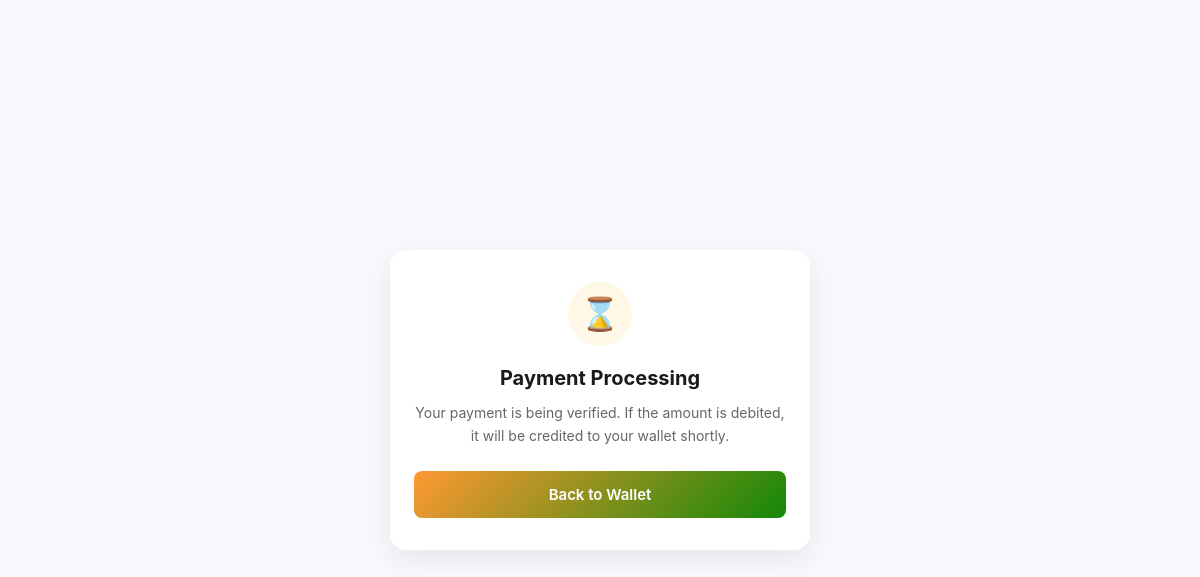
The app's page /code/pay/qwackpay_return.php?merchant_order_id=WPSIM202611191314438567, older data.
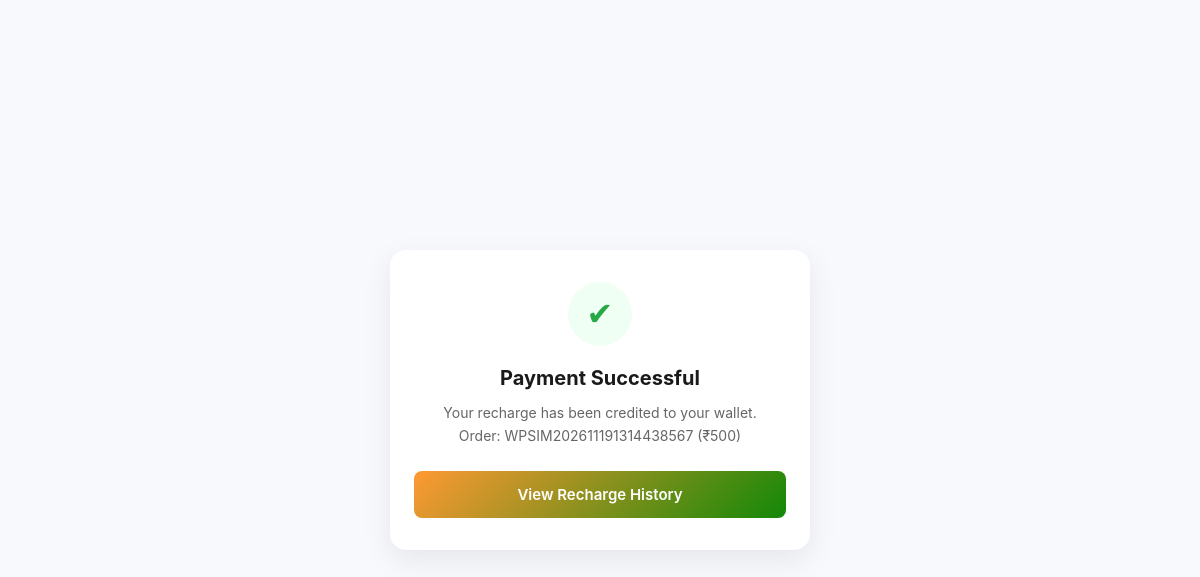
The same page, newer data.
### tables this page shows
CREATE TABLE `deposits` (
  `shonu` int NOT NULL AUTO_INCREMENT,
  `balakedara` int NOT NULL DEFAULT '0',
  `motta` varchar(200) NOT NULL DEFAULT '0',
  `dharavahi` varchar(200) NOT NULL DEFAULT '',
  `mula` varchar(200) NOT NULL,
  `payid` int NOT NULL DEFAULT '0',
  `ullekha` varchar(200) NOT NULL,
  `duravani` varchar(200) NOT NULL,
  `ekikrtapavati` varchar(200) NOT NULL,
  `dinankavannuracisi` varchar(200) NOT NULL,
  `madari` int NOT NULL DEFAULT '0',
  `pavatiaidi` int NOT NULL DEFAULT '0',
  `pay_acct_id` int NOT NULL DEFAULT '0',
  `pay_type_code` varchar(20) NOT NULL DEFAULT '',
  `sthiti` int NOT NULL DEFAULT '0',
  PRIMARY KEY (`shonu`)
);

### code/pay/qwackpay_return.php (the view, shortened to what this page needs)
<?php
$orderNo = trim($_GET['order_id'] ?? ($_GET['merchant_order_id'] ?? ''));
$deposit = null;
if ($orderNo !== '') {
    $stmt = mysqli_prepare($conn, "SELECT dharavahi, motta, sthiti FROM `deposits` WHERE `dharavahi` = ? LIMIT 1");
    mysqli_stmt_bind_param($stmt, 's', $orderNo);
    mysqli_stmt_execute($stmt);
    $res = mysqli_stmt_get_result($stmt);
    if ($res && mysqli_num_rows($res)) $deposit = mysqli_fetch_assoc($res);
}
$paid = false;
if ($deposit) {
    if (intval($deposit['sthiti']) === 1) {
        $paid = true;
    }
}
?>
<!DOCTYPE html>
<html lang="en">
<head>
</head>
<body>
    <div class="card">
        <?php if ($paid): ?>
            <div class="icon ok">&#10004;</div>
            <h2>Payment Successful</h2>
            <p>Your recharge has been credited to your wallet.<br>Order: <?php echo htmlspecialchars($deposit['dharavahi']); ?> (&#8377;<?php echo htmlspecialchars($deposit['motta']); ?>)</p>
            <a href="/#/wallet/RechargeHistory" class="btn">View Recharge History</a>
        <?php else: ?>
            <div class="icon pnd">&#8987;</div>
            <h2>Payment Processing</h2>
            <p>Your payment is being verified. If the amount is debited, it will be credited to your wallet shortly.<br><?php echo $deposit ? ('Order: ' . htmlspecialchars($deposit['dharavahi'])) : ''; ?></p>
            <a href="/#/wallet/RechargeHistory" class="btn">Back to Wallet</a>
        <?php endif; ?>
    </div>
</body>
</html>

### code/pay/qwackpay_return.php (style rules this page uses)
* { box-sizing: border-box; margin: 0; padding: 0; }
body { font-family: -apple-system, BlinkMacSystemFont, "Segoe UI", Roboto, sans-serif; background: #f7f9fc; color: #333; display: flex; align-items: center; justify-content: center; min-height: 100vh; padding: 20px; }
.card { background: #fff; border-radius: 16px; box-shadow: 0 10px 30px rgba(0,0,0,0.08); max-width: 420px; width: 100%; padding: 32px 24px; text-align: center; }
.icon { width: 64px; height: 64px; line-height: 64px; border-radius: 50%; font-size: 32px; margin: 0 auto 20px; }
.ok { background: #f0fff4; color: #28a745; }
h2 { font-size: 20px; margin-bottom: 12px; color: #1a1a1a; }
p { font-size: 14px; color: #666; line-height: 1.6; margin-bottom: 24px; }
.btn { display: inline-block; width: 100%; padding: 14px 20px; background: linear-gradient(135deg, #ff9933 0%, #138808 100%); color: #fff; border: none; border-radius: 8px; font-size: 15px; font-weight: 600; text-decoration: none; }
.pnd { background: #fff8e6; color: #f0a300; }

Row changes from the older to the newer data that the page shows:
added deposits: dharavahi "WPSIM202611191314438567", motta "500"
Text that changed along with them:
text no longer shown: "⌛ Payment Processing Your payment is being verified. If the amount is debited, it will be credited to your wallet shortly. Back to Wallet"
text now shown: "✔ Payment Successful Your recharge has been credited to your wallet. Order: (₹ ) View Recharge History"
